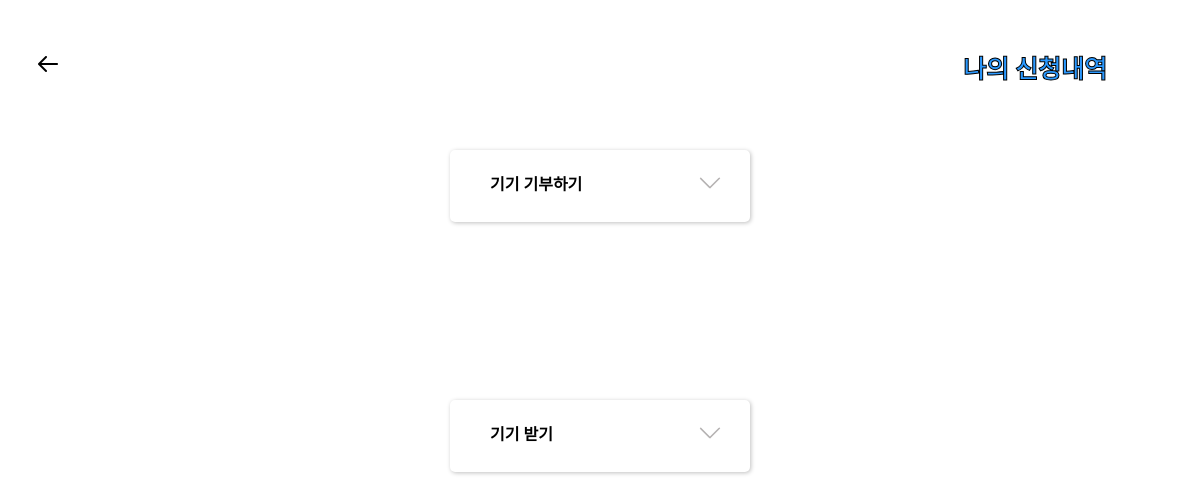
Page /mypage/mydevice/ (signed in) on the earlier database version.
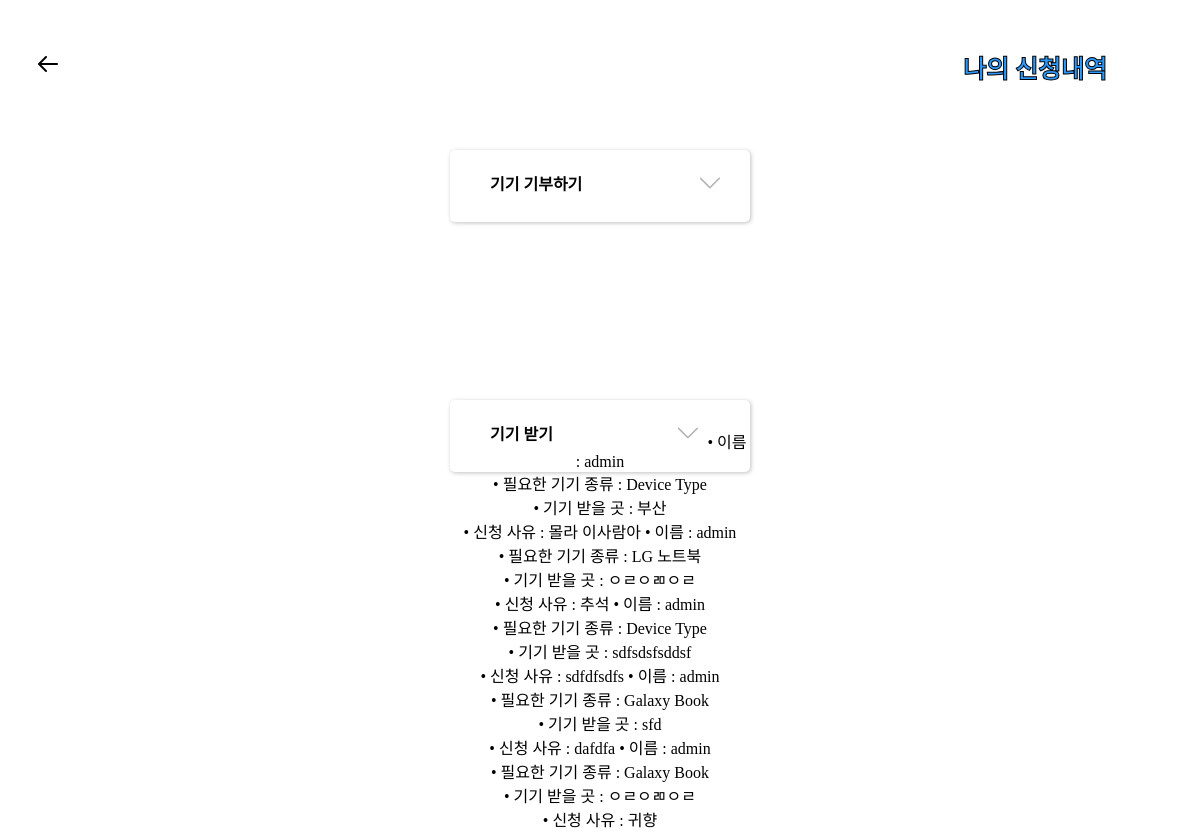
Same page on the later database version.
### get/models.py (models this page shows, shortened)
class Get(models.Model):
    name = models.CharField(max_length=10)
    kind = models.CharField(max_length=30)
    address = models.CharField(max_length=50)
    reason = models.CharField(max_length = 100)
    last_update = models.DateField(auto_now_add=True)

### map/views.py (the view)
# urls.py: path('mypage/mydevice/', mydevice),
def mydevice(request):
    get = Get.objects.all()
    donate = Donate.objects.all()
    context = {
        'get_list' : get,
        'donate_list' : donate,
    }
    return render(request, 'frontend/html/my_device.html', context)

### templates/frontend/html/my_device.html (shortened to what this page needs)
<!DOCTYPE html>
<html lang="en">
<head>
    {% load static %}
</head>
<body>
    <div class="container">
        <div class="icon">
            <a href="/mypage"><img src="{% static 'img/Arrow_Left.png' %}" alt="뒤로가기" class="logo"></a>
            <h2>나의 신청내역</h2>
        </div>
    <div class="box-container">
        <div class="box-category1" >
                <h2 class="title">기기 기부하기 </h2>
                <img src="{% static 'img/down11.png' %}" alt="down" onclick="toggleBox('box-category1', 'name1')">
        </div>
        <div class="box-category2" >
            <h2 class="title">기기 받기 </h2>
            <img src="{% static 'img/down11.png' %}" alt="down" onclick="toggleBox('box-category2', 'name2')">
            <h3 class="name" id="name2">
                {% for get in get_list %}
                    {% if request.user.is_authenticated %}
                        {% if user.username == get.name %}
                            • 이름 : {{get.name}} <br>
                            • 필요한 기기 종류 : {{get.kind}}<br>
                            • 기기 받을 곳 : {{get.address}} <br>
                            • 신청 사유 : {{get.reason}}</h3>
                        {% endif %}
                    {% endif %}
                {% endfor %}
        </div>
    </div>
</div>
</body>
</html>

### templates/frontend/html/my_device.html (style rules this page uses)
body { height: 100%; }
.container { display: flex; flex-direction: column; text-align: center; align-items: center; background-color: #FFFFFF; }
.icon { display: flex; justify-content: space-between; align-items: center; width: 100%; margin-top: 20px; }
.logo { max-width: 24px; max-height: 24px; margin-left: 28px; margin-right: 10px; }
.icon h2 { color: #2B99FF; font-family: 'Poppins', sans-serif; font-size: 25px; font-weight: 600; line-height: normal; height: 35px; -webkit-text-stroke: 1px black; margin-right: 85px; }
.box-container { display: flex; flex-direction: column; align-items: center; padding: 0; gap: 16px; position: absolute; width: 342px; height: 600px; left: calc(50%+24px); top: 150px; }
.box-category1 { width: 300px; height: 72px; flex: none; order: 0; flex-grow: 0; position: absolute; margin-left: auto; margin-right: auto; top: 0; background: #FFFFFF; box-shadow: 1px 1px 4px rgba(0, 0, 0, 0.25); border-radius: 5px; }
.box-category2 { width: 300px; height: 72px; flex: none; order: 0; flex-grow: 0; position: absolute; margin-left: auto; margin-right: auto; top: 250px; background: #FFFFFF; box-shadow: 1px 1px 4px rgba(0, 0, 0, 0.25); border-radius: 5px; }
.box-category1 img, .box-category2 img { margin-top: 18px; margin-left: 220px; }
.title { position: absolute; text-align: left; width: 160px; height: 26px; font-style: normal; font-weight: 700; font-size: 16px; line-height: 19px; color: #000000; margin-top: 25px; margin-left: 40px; }

Differences in the rows shown:
now on this page (row edited): Get: name "admin", kind "Device Type", address "부산", reason "몰라 이사람아"
now on this page (row edited): Get: name "admin", kind "LG 노트북", address "ㅇㄹㅇㄻㅇㄹ", reason "추석"
added Get: name "admin", kind "Device Type", address "sdfsdsfsddsf", reason "sdfdfsdfs"
added Get: name "admin", kind "Galaxy Book", address "sfd", reason "dafdfa"
added Get: name "admin", kind "Galaxy Book", address "ㅇㄹㅇㄻㅇㄹ", reason "귀향"
